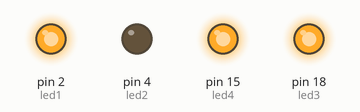
Recording of a sketch running on a simulated Arduino Uno, built with avr-gcc and run on an emulated ATmega328P. Shown: output pins drawn as LEDs (lit = HIGH). Random numbers use the default seed unless the sketch sets one.

Above: at 3.0 s.
At 7.96 s:
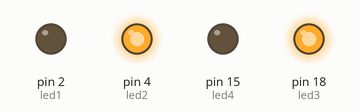
At 12.88 s:
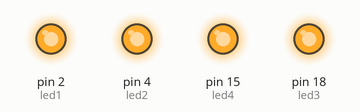
At 23.33 s:
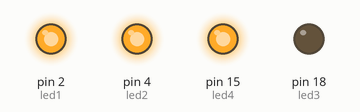
At 30.05 s:
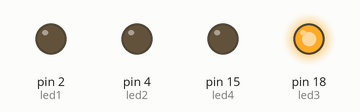
At 39.22 s:
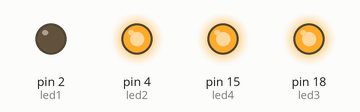
Timing chart, 0 to 40.0 s (numbered marks = the images above):
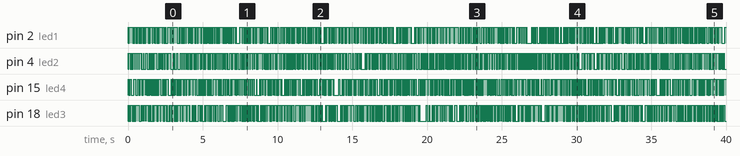

The sketch:

LED_DISCO.ino
```cpp
#define led1 2
#define led2 4
#define led3 18
#define led4 15


void setup() {


  pinMode(led1, OUTPUT);
  pinMode(led2, OUTPUT);
  pinMode(led3, OUTPUT);
  pinMode(led4, OUTPUT);


}

void loop() {

  digitalWrite(led1, random(0, 2));
  digitalWrite(led2, random(0, 2));
  digitalWrite(led3, random(0, 2));
  digitalWrite(led4, random(0, 2));

  delay(random(10, 50));
}
```
